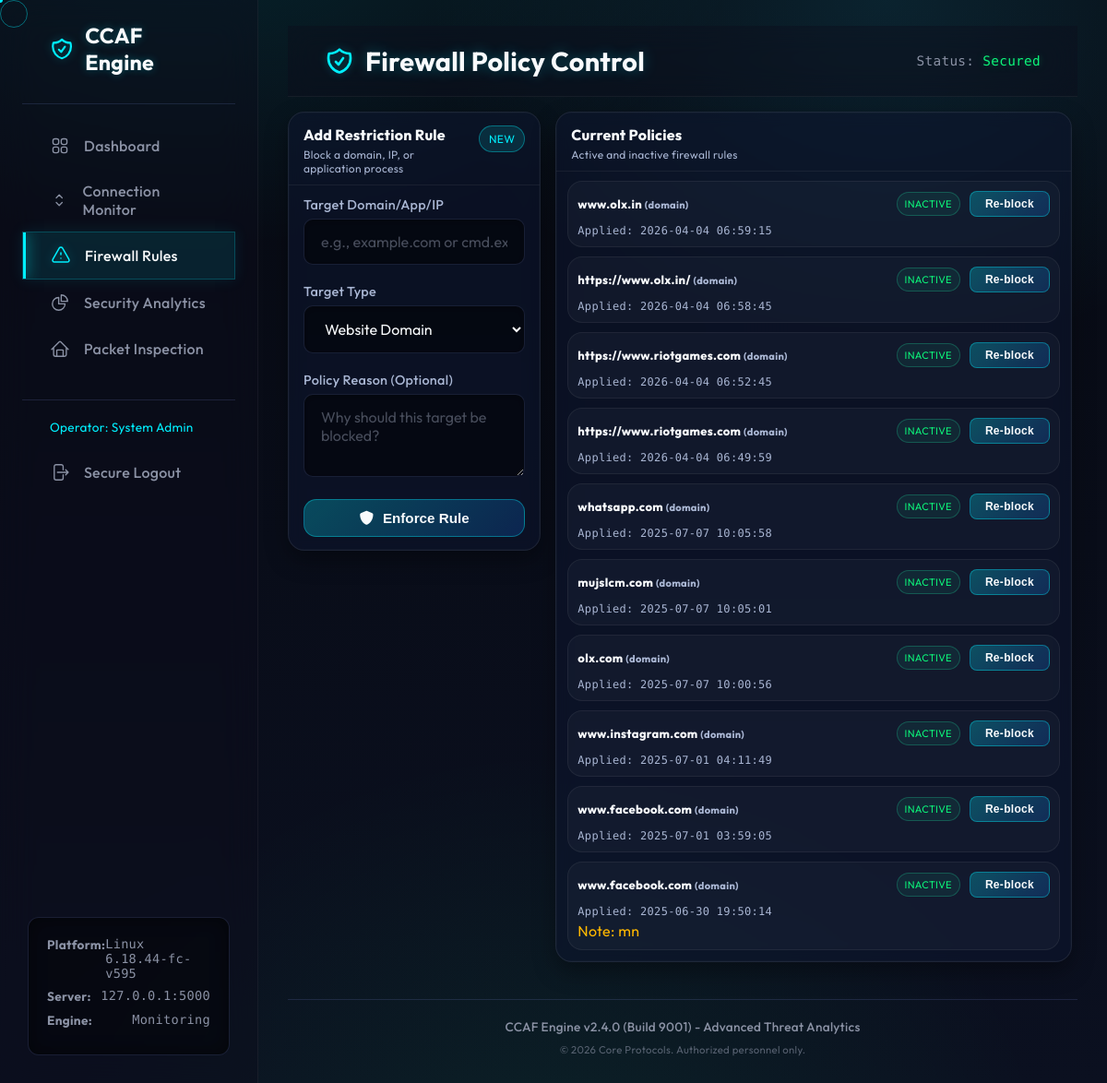
/rules (signed in), run on an earlier commit of the app's database.
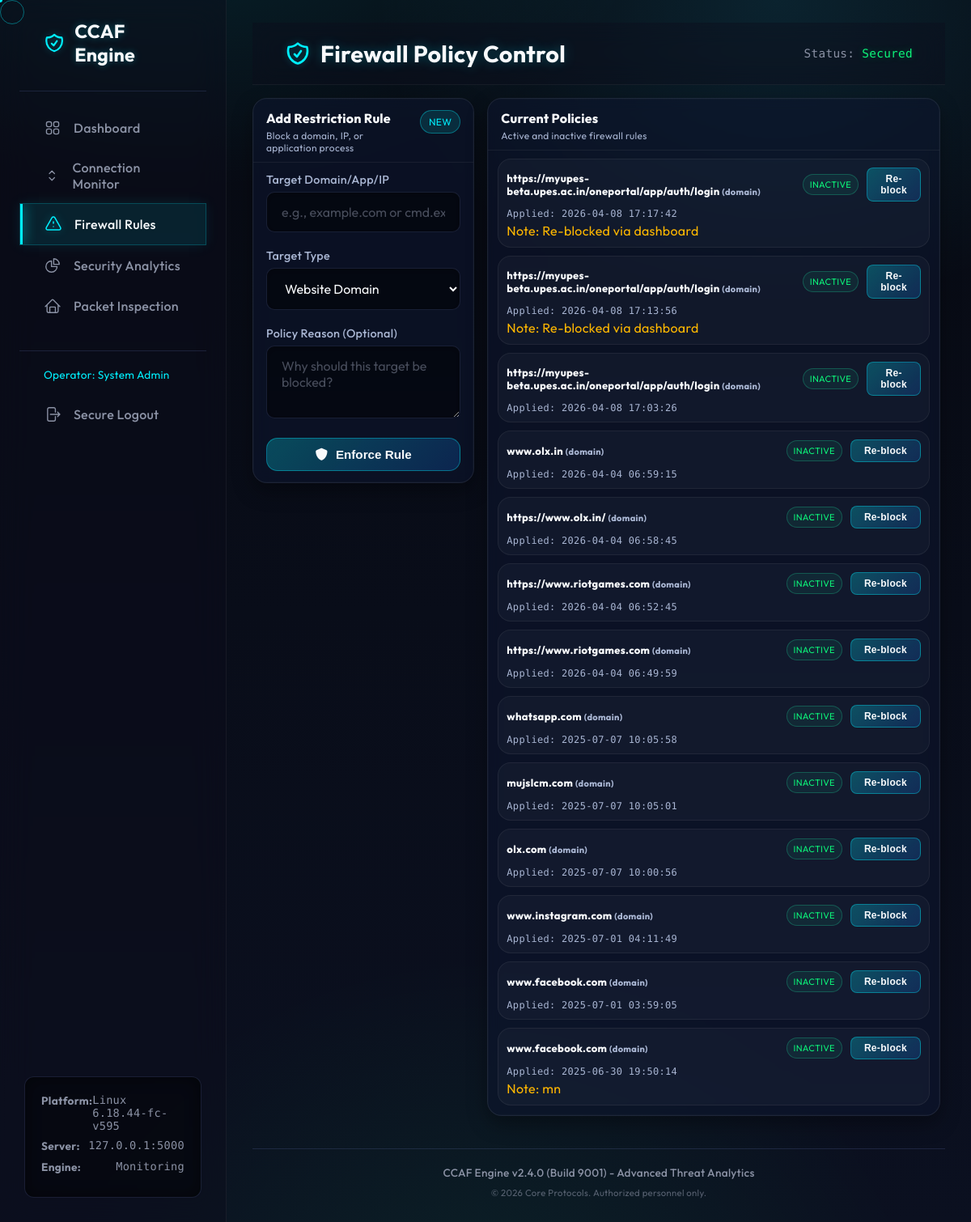
And on a later commit of the database.
### tables this page shows
CREATE TABLE rules
                 (id INTEGER PRIMARY KEY AUTOINCREMENT,
                  target TEXT NOT NULL,
                  type TEXT NOT NULL,
                  status TEXT DEFAULT 'active',
                  reason TEXT,
                  created_at TIMESTAMP DEFAULT CURRENT_TIMESTAMP, created_by INTEGER REFERENCES users(id) ON DELETE SET NULL);

### web/routes.py (the view)
@bp.route('/rules')
@login_required
def rules():
    rules_list = get_rules()
    return render_template('rules.html', rules=rules_list, system_info=get_system_info())

### core/database.py (called while the page is built)
def get_rules():
    conn = sqlite3.connect(config.DB_PATH)
    c = conn.cursor()
    c.execute("SELECT * FROM rules ORDER BY created_at DESC")
    rules = []
    for row in c.fetchall():
        rules.append({
            'id': row[0],
            'target': row[1],
            'type': row[2],
            'status': row[3],
            'reason': row[4],
            'created_at': row[5]
        })
    conn.close()
    return rules

### web/routes.py (called while the page is built)
def get_system_info():
    return {
        'platform': f"{platform.system()} {platform.release()}",
        'server': f"{config.HOST}:{config.PORT}",
        'start_time': datetime.now().strftime("%Y-%m-%d %H:%M:%S")
    }

def login_required(f):
    @wraps(f)
    def decorated_function(*args, **kwargs):
        if 'user_id' not in session:
            flash('Please log in to access this page.', 'warning')
            return redirect(url_for('main.login'))
        return f(*args, **kwargs)
    return decorated_function

### web/templates/rules.html (shortened to what this page needs)
{% extends "layout.html" %}
{% block header_title %}Firewall Policy Control{% endblock %}
{% block content %}
<main class="rt-grid">
    <aside class="rt-card fr--33">
        <div class="rt-card-head">
            <div>
                <div class="rt-title">Add Restriction Rule</div>
                <div class="rt-sub">Block a domain, IP, or application process</div>
            </div>
            <span class="rt-chip rt-chip--info">NEW</span>
        </div>
        <div class="rt-controls">
            <label for="targetInput">Target Domain/App/IP</label>
            <input type="text" id="targetInput" placeholder="e.g., example.com or cmd.exe">
            <label for="typeSelect">Target Type</label>
            <select id="typeSelect">
                <option value="domain">Website Domain</option>
            </select>
            <label for="reasonInput">Policy Reason (Optional)</label>
            <textarea id="reasonInput" rows="3" placeholder="Why should this target be blocked?"></textarea>
            <button onclick="enforceRule()" class="rt-btn rt-btn--primary">
                <i class="fa-solid fa-shield"></i> Enforce Rule
            </button>
        </div>
    </aside>
    <aside class="rt-card rt-card--feed fr--66">
        <div class="rt-card-head">
            <div>
                <div class="rt-title">Current Policies</div>
                <div class="rt-sub">Active and inactive firewall rules</div>
            </div>
        </div>
        <div class="rt-feed rt-feed--tall">
            {% if rules|length == 0 %}
                <p class="rt-empty">No policy rules have been deployed yet.</p>
            {% else %}
                {% for rule in rules %}
                <div class="rt-item">
                    <div class="rt-item-top">
                        <div class="rt-item-title">
                            {{ rule.target }}
                            <span class="rt-meta-inline">({{ rule.type }})</span>
                        </div>
                        <div class="rt-inline-actions">
                            <span class="rt-badge {% if rule.status == 'active' %}bad{% else %}good{% endif %}">{{ rule.status.upper() }}</span>
                            {% if rule.status == 'active' %}
                            <button onclick="revokeRule('{{ rule.target }}', '{{ rule.type }}')" class="rt-btn rt-btn--danger rt-btn--sm">
                                Unblock
                            </button>
                            {% else %}
                            <button onclick="reblockRule('{{ rule.target }}', '{{ rule.type }}')" class="rt-btn rt-btn--primary rt-btn--sm">
                                Re-block
                            </button>
                            {% endif %}
                        </div>
                    </div>
                    <div class="rt-item-bottom">
                        <div class="rt-item-meta">Applied: {{ rule.created_at }}</div>
                    </div>
                    {% if rule.reason %}
                    <div class="rt-item-note">Note: {{ rule.reason }}</div>
                    {% endif %}
                </div>
                {% endfor %}
            {% endif %}
        </div>
    </aside>
</main>
{% endblock %}

### web/templates/layout.html (shortened to what this page needs)
<!DOCTYPE html>
<html lang="en">
<head>
    <link rel="stylesheet" href="https://cdnjs.cloudflare.com/ajax/libs/font-awesome/6.5.2/css/all.min.css">
    <link rel="stylesheet" href="{{ url_for('static', filename='css/style.css') }}">
</head>
<body>
    <div class="app-container">
        <aside class="sidebar">
            <div class="sidebar-brand">
                CCAF Engine
            </div>
            <nav>
                <a href="/dashboard" class="nav-item {% if request.path == '/dashboard' %}active{% endif %}">
                    Dashboard
                </a>
                <a href="/connections" class="nav-item {% if request.path == '/connections' %}active{% endif %}">
                    <svg xmlns="http://www.w3.org/2000/svg" fill="none" viewBox="0 0 24 24" stroke-width="1.5" stroke="currentColor">
                        <path stroke-linecap="round" stroke-linejoin="round" d="M8.25 15L12 18.75 15.75 15m-7.5-6L12 5.25 15.75 9" />
                    </svg>
                    Connection Monitor
                </a>
                <a href="/rules" class="nav-item {% if request.path == '/rules' %}active{% endif %}">
                    <svg xmlns="http://www.w3.org/2000/svg" fill="none" viewBox="0 0 24 24" stroke-width="1.5" stroke="currentColor">
                        <path stroke-linecap="round" stroke-linejoin="round" d="M12 9v2m0 4h.01m-6.938 4h13.856c1.54 0 2.502-1.667 1.732-3L13.732 4c-.77-1.333-2.694-1.333-3.464 0L3.34 16c-.77 1.333.192 3 1.732 3z" />
                    </svg>
                    Firewall Rules
                </a>
                <a href="/statistics" class="nav-item {% if request.path == '/statistics' %}active{% endif %}">
                    <svg xmlns="http://www.w3.org/2000/svg" fill="none" viewBox="0 0 24 24" stroke-width="1.5" stroke="currentColor">
                        <path stroke-linecap="round" stroke-linejoin="round" d="M10.5 6a7.5 7.5 0 107.5 7.5h-7.5V6z" />
                        <path stroke-linecap="round" stroke-linejoin="round" d="M13.5 10.5H21A7.5 7.5 0 0013.5 3v7.5z" />
                    </svg>
                    Security Analytics
                </a>
                <a href="/inspection" class="nav-item {% if request.path == '/inspection' %}active{% endif %}">
                    Packet Inspection
                </a>
                <div class="nav-section">
                    {% if session.get('user_id') %}
                        <div class="operator-label">Operator: {{ session.get('fullname') }}</div>
                        <a href="/logout" class="nav-item">
                            <svg xmlns="http://www.w3.org/2000/svg" fill="none" viewBox="0 0 24 24" stroke-width="1.5" stroke="currentColor">
                                <path stroke-linecap="round" stroke-linejoin="round" d="M15.75 9V5.25A2.25 2.25 0 0013.5 3h-6a2.25 2.25 0 00-2.25 2.25v13.5A2.25 2.25 0 007.5 21h6a2.25 2.25 0 002.25-2.25V15m3 0l3-3m0 0l-3-3m3 3H9" />
                            </svg>
                            Secure Logout
                        </a>
                    {% endif %}
                </div>
            </nav>
            <div class="system-status">
                <p><strong>Platform:</strong> <span>{{ system_info.platform if system_info else 'CCAF Platform' }}</span></p>
                <p><strong>Server:</strong> <span>{{ system_info.server if system_info else 'Local Edge' }}</span></p>
                <p><strong>Engine:</strong> <span>Monitoring</span></p>
            </div>
        </aside>
        <div class="particles-container">
        </div>
        <main class="main-content">
            <div class="main-shell">
                <header class="top-header">
                    <div class="header-title">
                        {% block header_title %}System Overview{% endblock %}
                    </div>
                    <div class="system-pill">Status: <span>Secured</span></div>
                </header>
                {% block content %}{% endblock %}
                <footer class="footer-meta">
                    <div class="footer-meta-inner">
                        <strong>CCAF Engine v2.4.0 (Build 9001) - Advanced Threat Analytics</strong>
                        <small>&copy; 2026 Core Protocols. Authorized personnel only.</small>
                    </div>
                </footer>
            </div>
        </main>
    </div>
    <div class="cursor-trail"></div>
</body>
</html>

What changed in the data, as far as the page shows it:
added rules: target "https://myupes-beta.upes.ac.in/oneportal/app/auth/login", type "domain", status "INACTIVE", created_at "2026-04-08 17:17:42", reason "Re-blocked via dashboard"
added rules: target "https://myupes-beta.upes.ac.in/oneportal/app/auth/login", type "domain", status "INACTIVE", created_at "2026-04-08 17:13:56", reason "Re-blocked via dashboard"
added rules: target "https://myupes-beta.upes.ac.in/oneportal/app/auth/login", type "domain", status "INACTIVE", created_at "2026-04-08 17:03:26"
